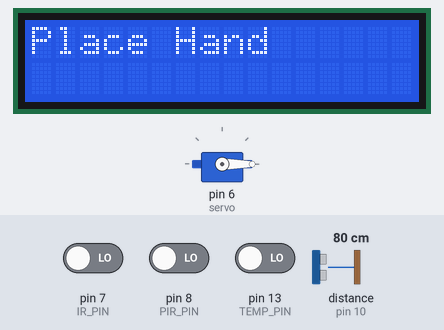
A sketch run on a simulated Arduino Uno, built with avr-gcc and run on an emulated ATmega328P. Parts: 16×2 character LCD, servo. Wiring (inferred from the names in the program): ultrasonic range finder: trigger pin 9; echo pin 10. Inputs (shaded band) come from the test bench; at power-on: distance to the obstacle (sensor on pin 10) 80 cm, pin 8 (PIR_PIN) LOW, pin 13 (TEMP_PIN) LOW, pin 7 (IR_PIN) LOW. The echo pulse lasts 58.3 µs per cm.

Above: at 3.2 s.
3.3 s: distance to the obstacle (sensor on pin 10) set to 12 cm
4.8 s: distance to the obstacle (sensor on pin 10) set to 9 cm
At 6.7 s:
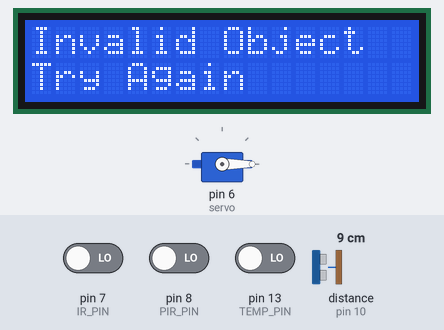
7.3 s: distance to the obstacle (sensor on pin 10) set to 18 cm
At 8.7 s:
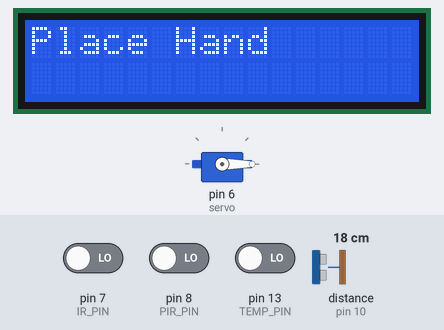
9.6 s: distance to the obstacle (sensor on pin 10) set to 2 cm
At 10.0 s:
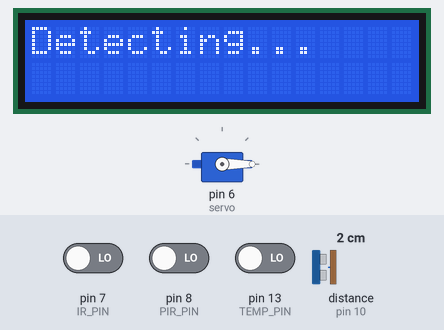
12.1 s: pin 8 (PIR_PIN) driven HIGH and pin 13 (TEMP_PIN) driven HIGH
At 15.9 s:
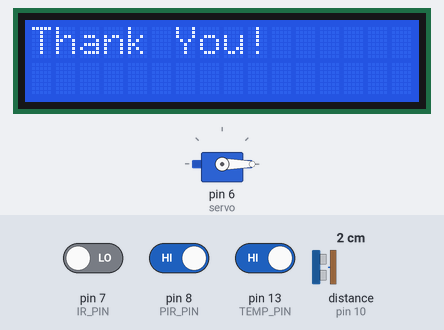
Timing chart, 0 to 17.4 s (numbered marks = the images above; inputs shaded):
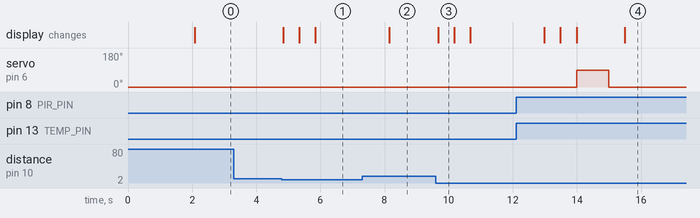

The sketch:

final_code.ino
```cpp
#include <LiquidCrystal.h>
#include <Servo.h>

// LCD
LiquidCrystal lcd(12, 11, 5, 4, 3, 2);

// Servo
Servo servo;

// Ultrasonic
#define trigPin 9
#define echoPin 10

// Sensors
#define IR_PIN 7
#define PIR_PIN 8
#define TEMP_PIN 13   // Digital temp sensor

// Threshold
#define DIST_THRESHOLD 10

long duration;
int distance;

void setup() {
  lcd.begin(16, 2);

  pinMode(trigPin, OUTPUT);
  pinMode(echoPin, INPUT);

  pinMode(IR_PIN, INPUT);
  pinMode(PIR_PIN, INPUT);
  pinMode(TEMP_PIN, INPUT);

  servo.attach(6);
  servo.write(0);

  lcd.setCursor(0, 0);
  lcd.print("Sanitizer Ready");
  lcd.setCursor(0, 1);
  lcd.print("Place Hand");
  delay(2000);
}

void loop() {

  distance = getDistance();

  if (distance < DIST_THRESHOLD) {

    lcd.setCursor(0, 0);
    lcd.print("Detecting...   ");
    delay(500);

    int irState = digitalRead(IR_PIN);
    int pirState = digitalRead(PIR_PIN);
    int tempState = digitalRead(TEMP_PIN);

    lcd.setCursor(0, 0);
    lcd.print("Validating...  ");
    delay(500);

    // ✅ Updated validation logic
    if (pirState == HIGH && irState == LOW && tempState == HIGH) {

      dispense();

    } else {
      lcd.setCursor(0, 0);
      lcd.print("Invalid Object ");
      lcd.setCursor(0, 1);
      lcd.print("Try Again      ");
      delay(2000);
    }

  } else {
    lcd.setCursor(0, 0);
    lcd.print("Place Hand     ");
    lcd.setCursor(0, 1);
    lcd.print("                ");
  }

  delay(300);
}


// 🔹 Distance function
int getDistance() {
  digitalWrite(trigPin, LOW);
  delayMicroseconds(2);

  digitalWrite(trigPin, HIGH);
  delayMicroseconds(10);
  digitalWrite(trigPin, LOW);

  duration = pulseIn(echoPin, HIGH);
  int dist = duration * 0.034 / 2;

  return dist;
}


// 🔹 Dispense function
void dispense() {
  lcd.setCursor(0, 0);
  lcd.print("Dispensing...  ");
  lcd.setCursor(0, 1);
  lcd.print("Please Wait    ");

  servo.write(90);
  delay(1000);

  servo.write(0);
  delay(500);

  lcd.setCursor(0, 0);
  lcd.print("Thank You!     ");
  lcd.setCursor(0, 1);
  lcd.print("                ");

  delay(3000);
}
```

Measured:
- the behaviour switches between 11 and 10 cm on distance to the obstacle (sensor on pin 10) (found by bisection; images 0 and 1)
- after the input at 3.3 s, every drawn part: stays the same
- after the input at 4.8 s, the display: first changes at once (image 1 shows a later state)
- after the input at 7.3 s, the display: changes after 0.85 s (image 2)
- after the input at 9.6 s, the display: changes after 0.07 s (image 3)
- after the input at 12.1 s, servo on pin 6 (servo): 0° → 90° after 1.9 s, → 0° 1.0 s later; the display: first differs from a run without the input after 1.9 s (image 4 shows a later state)
- what the display in image 3 shows lasts 0.5 s, from 9.7 s to 10.2 s
